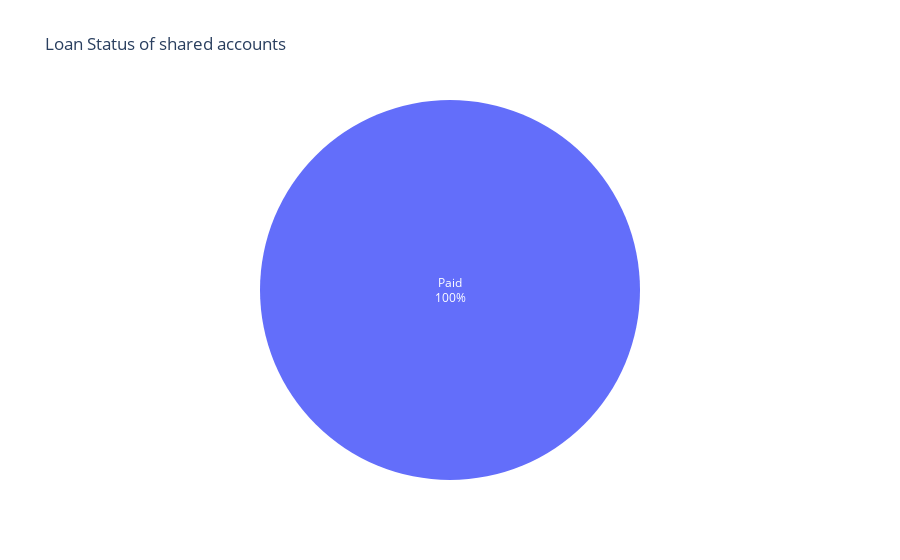

This figure's notebook cell:
### Code cell
## Pie chart, loan status and # of clients when the number is 1
fig = px.pie(count_clients[count_clients["# of clients"] == 2], values="# of clients", names="status", title="Loan Status of shared accounts")
## Make text more readeable
fig.update_traces(textposition='inside', textinfo='percent+label')
## Save to png
## No legend
fig.update_layout(showlegend=False)
fig.write_image("plots/loan_status_shared_accounts.png")
fig.show()

### Figure 1 — Plotly figure (JSON) as saved in the notebook; plotly's stock layout.template omitted (floating-point values rounded to 4 significant figures; data arrays with more than 128 entries replaced by an {"elided": "..."} marker saying what was removed)
{"data": [{"domain": {"x": [0, 1], "y": [0, 1]}, "hovertemplate": "status=%{label}<br># of clients=%{value}<extra></extra>", "labels": {"elided": "150 str values"}, "legendgroup": "", "name": "", "showlegend": true, "textinfo": "percent+label", "textposition": "inside", "type": "pie", "values": {"elided": "150 int values"}}], "layout": {"legend": {"tracegroupgap": 0}, "showlegend": false, "title": {"text": "Loan Status of shared accounts"}}}
